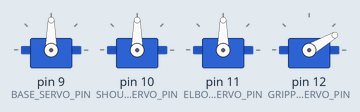
Bench run of a sketch on a simulated Arduino Uno, built with avr-gcc and run on an emulated ATmega328P. On the bench: 4 × servo.

Above: at 1.05 s.
At 2.25 s:
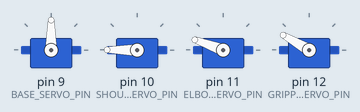
At 3.5 s:
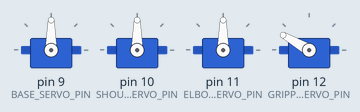
At 6.0 s:
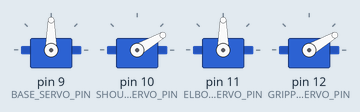
Timing chart, 0 to 11.4 s (numbered marks = the images above):
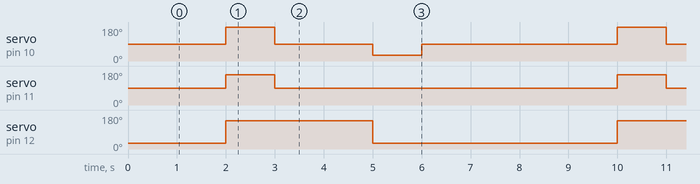

Measured:
- by itself, servo on pin 10 (SHOULDER_SERVO_PIN): repeats every 8.0 s: 90° 2.0 s, 30° 1.0 s, 90° 4.0 s, 180° 1.0 s
- by itself, servo on pin 11 (ELBOW_SERVO_PIN): alternates 160° for 1.0 s and 90° for 7.0 s
- by itself, servo on pin 12 (GRIPPER_SERVO_PIN): alternates 150° for 3.0 s and 30° for 5.0 s

The sketch:

Besher.ino
```cpp
#include <Servo.h>

// Define servo pins
#define BASE_SERVO_PIN 9
#define SHOULDER_SERVO_PIN 10
#define ELBOW_SERVO_PIN 11
#define GRIPPER_SERVO_PIN 12

// Create servo objects
Servo baseServo;
Servo shoulderServo;
Servo elbowServo;
Servo gripperServo;

// Define servo angles for different positions
#define BASE_HOME_ANGLE 90
#define SHOULDER_HOME_ANGLE 90
#define ELBOW_HOME_ANGLE 90
#define GRIPPER_OPEN_ANGLE 30
#define GRIPPER_CLOSED_ANGLE 150

void setup() {
  // Attach servos to pins
  baseServo.attach(BASE_SERVO_PIN);
  shoulderServo.attach(SHOULDER_SERVO_PIN);
  elbowServo.attach(ELBOW_SERVO_PIN);
  gripperServo.attach(GRIPPER_SERVO_PIN);

  // Move arm to home position
  moveArmToHome();
}

void loop() {
  // Example pick and place routine
  pickObject();
  delay(2000); // Delay for demonstration
  placeObject();
  delay(2000); // Delay for demonstration
}

void moveArmToHome() {
  baseServo.write(BASE_HOME_ANGLE);
  shoulderServo.write(SHOULDER_HOME_ANGLE);
  elbowServo.write(ELBOW_HOME_ANGLE);
  gripperServo.write(GRIPPER_OPEN_ANGLE);
  delay(1000); // Delay for servo movement
}

void pickObject() {
  // Open gripper
  gripperServo.write(GRIPPER_OPEN_ANGLE);
  delay(1000); // Delay for gripper to open

  // Move arm down to pick position
  shoulderServo.write(180); // Adjust angle as needed
  elbowServo.write(160); // Adjust angle as needed

  // Close gripper
  gripperServo.write(GRIPPER_CLOSED_ANGLE);
  delay(1000); // Delay for gripper to close

  // Lift object
  shoulderServo.write(SHOULDER_HOME_ANGLE);
  elbowServo.write(ELBOW_HOME_ANGLE);
}

void placeObject() {
  // Move arm to place position
  shoulderServo.write(30); // Adjust angle as needed
  elbowServo.write(90); // Adjust angle as needed

  // Open gripper
  gripperServo.write(GRIPPER_OPEN_ANGLE);
  delay(1000); // Delay for gripper to open

  // Move arm back to home position
  moveArmToHome();
}
```
